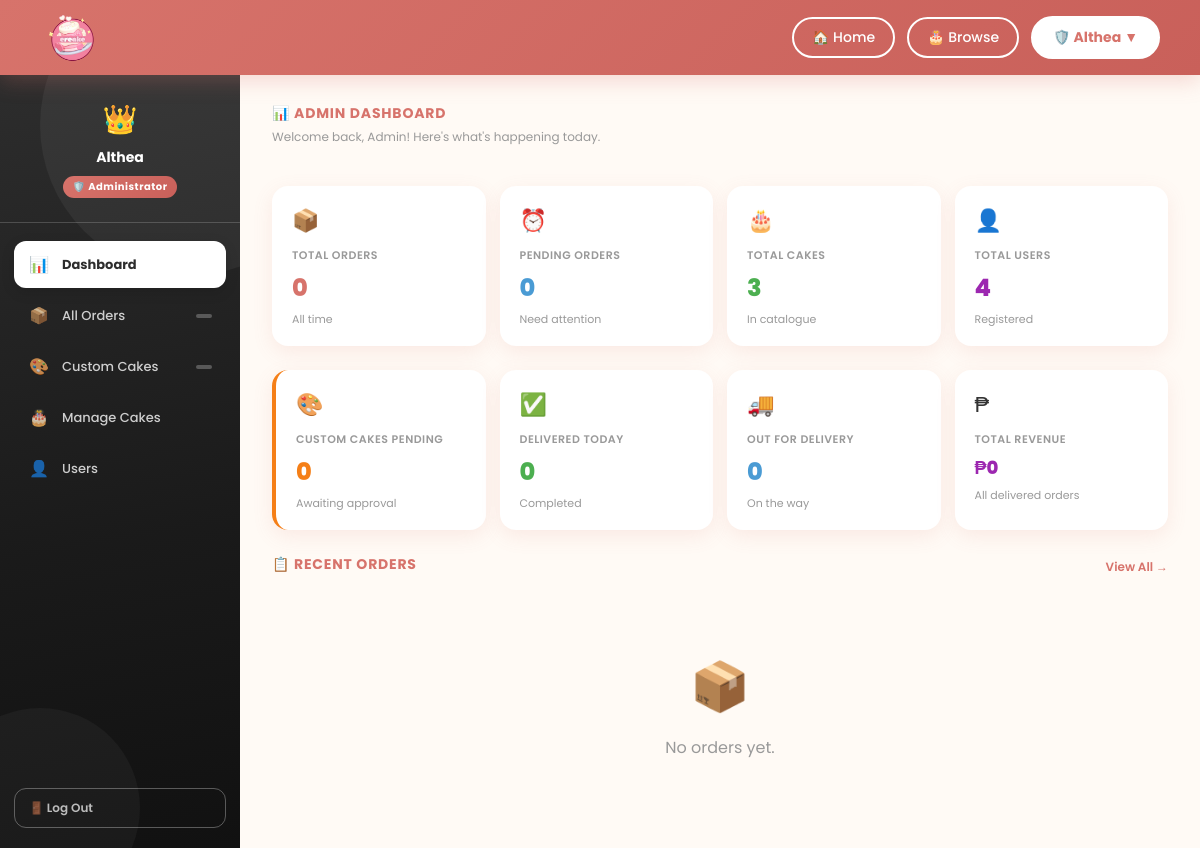
The page /admin-panel/ (signed in) on the database as committed earlier.
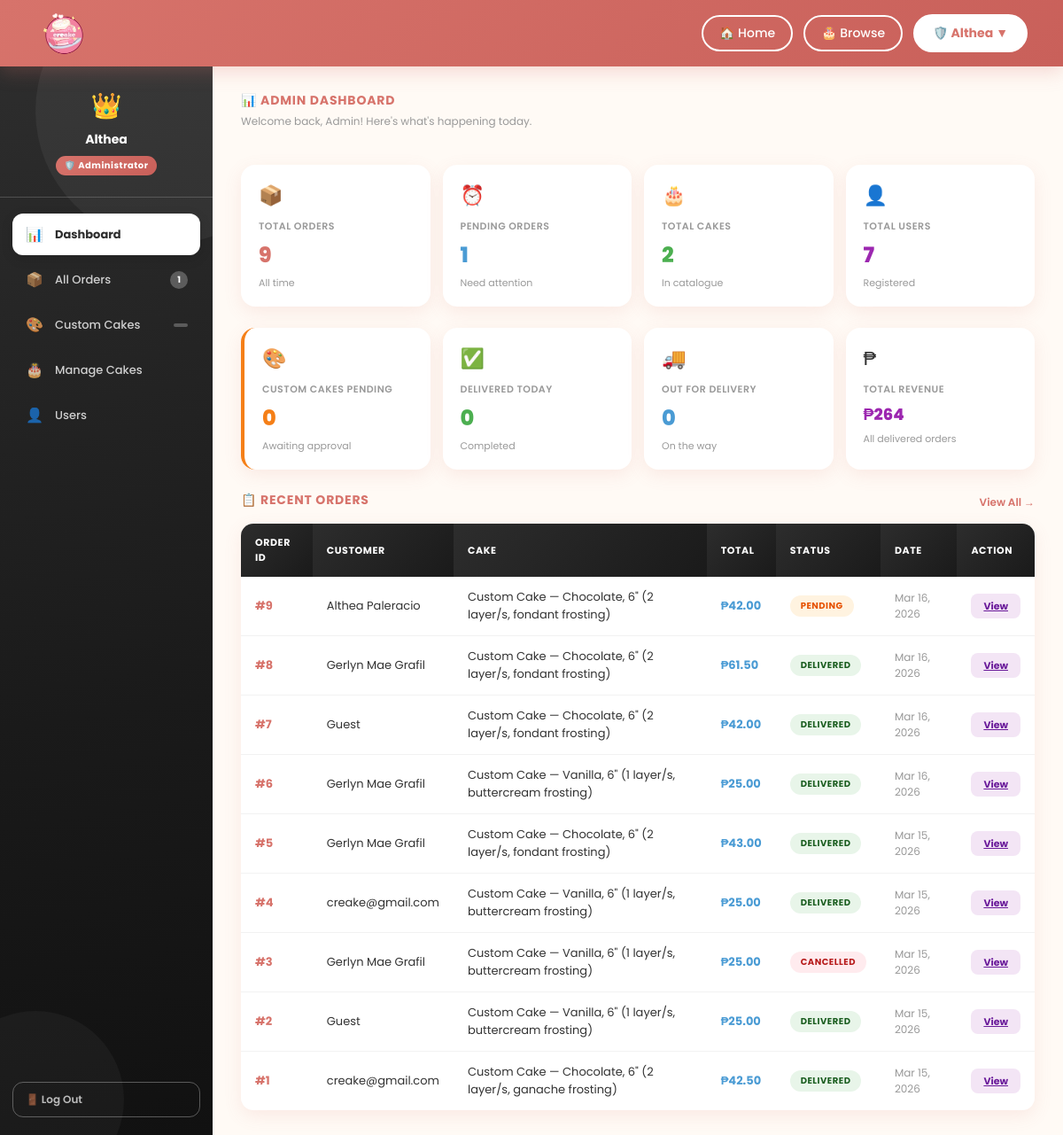
The same page on the database as committed later.
### creake/models.py (models this page shows, shortened)
class Order(models.Model):
    STATUS_CHOICES = [
        ('pending', 'Pending'),
        ('paid', 'Paid'),
        ('baking', 'Baking'),
        ('out_for_delivery', 'Out for Delivery'),
        ('delivered', 'Delivered'),
        ('cancelled', 'Cancelled'),
    ]
    CUSTOM_STATUS_CHOICES = [
        ('none', 'Not a Custom Cake'),
        ('pending', 'Pending Approval'),
        ('approved', 'Approved'),
        ('rejected', 'Rejected'),
    ]
    user       = models.ForeignKey(User, on_delete=models.CASCADE, null=True, blank=True)
    cake_name  = models.CharField(max_length=100, default='')
    quantity   = models.IntegerField(default=1)
    total      = models.DecimalField(max_digits=8, decimal_places=2, default=0)
    address    = models.TextField(default='')
    city       = models.CharField(max_length=100, default='')
    zip_code   = models.CharField(max_length=20, default='')
    status     = models.CharField(max_length=50, default='pending', choices=STATUS_CHOICES)
    phone      = models.CharField(max_length=20)
    is_custom_cake  = models.BooleanField(default=False)
    custom_status   = models.CharField(max_length=20, choices=CUSTOM_STATUS_CHOICES, default='none')
    created_at        = models.DateTimeField(auto_now_add=True)
    paid_at           = models.DateTimeField(null=True, blank=True)
    baking_at         = models.DateTimeField(null=True, blank=True)
    delivered_at      = models.DateTimeField(null=True, blank=True)
    rider_name        = models.CharField(max_length=100, blank=True, null=True)
    estimated_arrival = models.CharField(max_length=100, blank=True, null=True)
    step              = models.IntegerField(default=0)
    special_instructions = models.TextField(blank=True, null=True)
    class Meta:
        ordering = ['-created_at']
    def get_status_display(self):
        return dict(self.STATUS_CHOICES).get(self.status, 'Unknown')

### creake/views.py (the view)
# urls.py: path('admin-panel/', views.admin_dashboard, name='admin_dashboard'),
@login_required
@user_passes_test(is_admin, login_url='creake:index')
def admin_dashboard(request):
    today = date.today()
    total_orders = Order.objects.count()
    pending_orders = Order.objects.filter(status='pending').count()
    total_cakes = Cake.objects.count()
    total_users = User.objects.filter(is_staff=False).count()
    pending_custom = Order.objects.filter(is_custom_cake=True, custom_status='pending').count()
    delivered_today = Order.objects.filter(status='delivered', delivered_at__date=today).count()
    out_for_delivery = Order.objects.filter(status='out_for_delivery').count()
    total_revenue = Order.objects.filter(status='delivered').aggregate(total=Sum('total'))['total'] or 0
    recent_orders = Order.objects.select_related('user').order_by('-created_at')[:10]
    pending_custom_list = Order.objects.filter(
        is_custom_cake=True, custom_status='pending'
    ).select_related('user').order_by('-created_at')[:5]
    context = {
        'total_orders': total_orders, 'pending_orders': pending_orders,
        'total_cakes': total_cakes, 'total_users': total_users,
        'pending_custom': pending_custom, 'delivered_today': delivered_today,
        'out_for_delivery': out_for_delivery, 'total_revenue': total_revenue,
        'recent_orders': recent_orders, 'pending_custom_list': pending_custom_list,
        'pending_orders_count': pending_orders, 'pending_custom_count': pending_custom,
    }
    return render(request, 'creake/admin_dashboard.html', context)

### creake/views.py (called while the page is built)
def is_admin(user):
    return user.is_authenticated and user.is_staff

### creake/templates/creake/admin_dashboard.html (shortened to what this page needs)
{% extends 'creake/base_admin.html' %}
{% block nav_dashboard %}active{% endblock %}
{% block content %}
<div>
  <div class="section-title">&#128202; Admin Dashboard</div>
  <div class="section-sub">Welcome back, {{ request.user.first_name|default:"Admin" }}! Here's what's happening today.</div>
</div>
<div class="stats-row">
  <div class="stat-card">
    <div class="stat-icon">&#128230;</div>
    <div class="stat-label">Total Orders</div>
    <div class="stat-value">{{ total_orders }}</div>
    <div class="stat-sub">All time</div>
  </div>
  <div class="stat-card blue">
    <div class="stat-icon">&#9200;</div>
    <div class="stat-label">Pending Orders</div>
    <div class="stat-value">{{ pending_orders }}</div>
    <div class="stat-sub">Need attention</div>
  </div>
  <div class="stat-card green">
    <div class="stat-icon">&#127874;</div>
    <div class="stat-label">Total Cakes</div>
    <div class="stat-value">{{ total_cakes }}</div>
    <div class="stat-sub">In catalogue</div>
  </div>
  <div class="stat-card purple">
    <div class="stat-icon">&#128100;</div>
    <div class="stat-label">Total Users</div>
    <div class="stat-value">{{ total_users }}</div>
    <div class="stat-sub">Registered</div>
  </div>
</div>
<div class="stats-row" style="margin-top:0;">
  <div class="stat-card" style="border-left: 4px solid #f57f17;">
    <div class="stat-icon">&#127912;</div>
    <div class="stat-label">Custom Cakes Pending</div>
    <div class="stat-value" style="color:#f57f17;">{{ pending_custom }}</div>
    <div class="stat-sub">Awaiting approval</div>
  </div>
  <div class="stat-card green">
    <div class="stat-icon">&#9989;</div>
    <div class="stat-label">Delivered Today</div>
    <div class="stat-value">{{ delivered_today }}</div>
    <div class="stat-sub">Completed</div>
  </div>
  <div class="stat-card blue">
    <div class="stat-icon">&#128666;</div>
    <div class="stat-label">Out for Delivery</div>
    <div class="stat-value">{{ out_for_delivery }}</div>
    <div class="stat-sub">On the way</div>
  </div>
  <div class="stat-card purple">
    <div class="stat-icon">&#8369;</div>
    <div class="stat-label">Total Revenue</div>
    <div class="stat-value" style="font-size:18px;">&#8369;{{ total_revenue }}</div>
    <div class="stat-sub">All delivered orders</div>
  </div>
</div>
<div>
  <div style="display:flex;justify-content:space-between;align-items:center;margin-bottom:12px;">
    <div class="section-title">&#128203; Recent Orders</div>
    <a href="{% url 'creake:admin_orders' %}" style="font-size:12px;color:var(--coral);font-weight:600;text-decoration:none;">View All →</a>
  </div>
  {% if recent_orders %}
  <table class="admin-table">
    <thead>
      <tr>
        <th>Order ID</th>
        <th>Customer</th>
        <th>Cake</th>
        <th>Total</th>
        <th>Status</th>
        <th>Date</th>
        <th>Action</th>
      </tr>
    </thead>
    <tbody>
      {% for order in recent_orders %}
      <tr>
        <td><strong style="color:var(--coral);">#{{ order.id }}</strong></td>
        <td>
          {% if order.user %}
            {% if order.user.get_full_name %}
              {{ order.user.get_full_name }}
            {% else %}
              {{ order.user.username }}
            {% endif %}
          {% else %}
            Guest
          {% endif %}
        </td>
        <td>{{ order.cake_name }}</td>
        <td><strong style="color:var(--blue-dark);">&#8369;{{ order.total }}</strong></td>
        <td>
          <span class="badge
            {% if order.status == 'pending' %}badge-pending
            {% elif order.status == 'paid' %}badge-paid
            {% elif order.status == 'baking' %}badge-baking
            {% elif order.status == 'out_for_delivery' %}badge-delivery
            {% elif order.status == 'delivered' %}badge-delivered
            {% elif order.status == 'cancelled' %}badge-cancelled
            {% endif %}">
            {{ order.get_status_display }}
          </span>
        </td>
        <td style="color:var(--text-muted);font-size:12px;">{{ order.created_at|date:"M d, Y" }}</td>
        <td>
          <a href="{% url 'creake:admin_order_detail' order.id %}" class="btn-action btn-view">View</a>
        </td>
      </tr>
      {% endfor %}
    </tbody>
  </table>
  {% else %}
  <div class="admin-empty">
    <div class="empty-icon">&#128230;</div>
    <p>No orders yet.</p>
  </div>
  {% endif %}
</div>
{% endblock %}

### creake/templates/creake/base_admin.html (shortened to what this page needs)
{% load static %}
<!DOCTYPE html>
<html lang="en">
<head>
<link rel="stylesheet" href="{% static 'creake/css/dashboard.css' %}">
</head>
<body>
<header class="site-header">
  <div class="header-logo">
    <a href="{% url 'creake:index' %}">
      <img src="{% static 'creake/images/creaked.png' %}" alt="CREAKE">
    </a>
  </div>
  <nav class="header-nav">
    <a href="{% url 'creake:index' %}">&#127968; Home</a>
    <a href="{% url 'creake:index' %}#main-content">&#127874; Browse</a>
    <div class="user-dropdown-wrap">
      <button class="user-nav-btn" onclick="toggleDropdown()">
        &#128737;&#65039; {{ request.user.first_name|default:request.user.username }} &#9660;
      </button>
    </div>
  </nav>
</header>
<div class="db-page">
  <aside class="db-side">
    <div class="side-avatar">
      <div class="admin-crown">&#128081;</div>
      <h3>{{ request.user.get_full_name|default:request.user.username }}</h3>
      <div class="side-badge">&#128737;&#65039; Administrator</div>
    </div>
    <nav class="side-nav">
      <a class="nav-item {% block nav_dashboard %}{% endblock %}" href="{% url 'creake:admin_dashboard' %}">
        <span class="nav-icon">&#128202;</span> Dashboard
      </a>
      <a class="nav-item {% block nav_orders %}{% endblock %}" href="{% url 'creake:admin_orders' %}">
        <span class="nav-icon">&#128230;</span> All Orders
        <span class="nav-badge">{{ pending_orders_count|default:"" }}</span>
      </a>
      <a class="nav-item {% block nav_custom_cakes %}{% endblock %}" href="{% url 'creake:admin_custom_cakes' %}">
        <span class="nav-icon">&#127912;</span> Custom Cakes
        <span class="nav-badge">{{ pending_custom_count|default:"" }}</span>
      </a>
      <a class="nav-item {% block nav_cakes %}{% endblock %}" href="{% url 'creake:admin_cakes' %}">
        <span class="nav-icon">&#127874;</span> Manage Cakes
      </a>
      <a class="nav-item {% block nav_users %}{% endblock %}" href="{% url 'creake:admin_users' %}">
        <span class="nav-icon">&#128100;</span> Users
      </a>
    </nav>
    <div class="side-bottom">
      <form method="post" action="{% url 'creake:logout' %}" style="margin:0;">
        <button type="submit" class="side-logout">&#128682; Log Out</button>
      </form>
    </div>
  </aside>
  <main class="db-main">
    <div class="db-body">
      {% block content %}{% endblock %}
    </div>
  </main>
</div>
</body>
</html>

### creake/templates/creake/base_admin.html (style rules this page uses)
.db-side { background: linear-gradient(170deg, #2d2d2d 0%, #1a1a1a 60%, #111 100%) !important; }
.nav-item.active { background: white; color: #2d2d2d !important; }
.side-badge { background: linear-gradient(135deg, #d7736b, #c9605a) !important; }
.admin-crown { font-size: 28px; margin-bottom: 6px; }
.admin-table { width: 100%; border-collapse: collapse; background: white; border-radius: 14px; overflow: hidden; box-shadow: var(--shadow); }
.admin-table th { background: linear-gradient(135deg, #2d2d2d, #1a1a1a); color: white; padding: 13px 16px; font-size: 11px; font-weight: 700; text-transform: uppercase; letter-spacing: 0.6px; text-align: left; }
.admin-table td { padding: 13px 16px; font-size: 13px; border-bottom: 1px solid rgba(0,0,0,0.05); vertical-align: middle; }
.admin-table tr:last-child td { border-bottom: none; }
.badge { display: inline-block; padding: 4px 12px; border-radius: 20px; font-size: 10px; font-weight: 700; text-transform: uppercase; letter-spacing: 0.5px; }
.badge-pending { background: #fff3e0; color: #e65100; }
.badge-delivered { background: #e8f5e9; color: #1b5e20; }
.badge-cancelled { background: #ffebee; color: #b71c1c; }
.btn-action { padding: 6px 14px; border-radius: 8px; font-size: 11px; font-weight: 700; cursor: pointer; border: none; font-family: 'Poppins', sans-serif; transition: all 0.2s; }
.btn-view { background: #f3e5f5; color: #6a1b9a; }

Rows that differ between the two databases and show on the page:
added Order: id "9", user.get_full_name "Althea Paleracio", cake_name "Custom Cake — Chocolate, 6\" (2 layer/s, fondant frosting)", total "42.00", status "PENDING", created_at "Mar 16, 2026"
added Order: id "8", user.get_full_name "Gerlyn Mae Grafil", cake_name "Custom Cake — Chocolate, 6\" (2 layer/s, fondant frosting)", total "61.50", status "DELIVERED", created_at "Mar 16, 2026"
added Order: id "7", shows "Guest", cake_name "Custom Cake — Chocolate, 6\" (2 layer/s, fondant frosting)", total "42.00", status "DELIVERED", created_at "Mar 16, 2026"
added Order: id "6", user.get_full_name "Gerlyn Mae Grafil", cake_name "Custom Cake — Vanilla, 6\" (1 layer/s, buttercream frosting)", total "25.00", status "DELIVERED", created_at "Mar 16, 2026"
added Order: id "5", user.get_full_name "Gerlyn Mae Grafil", cake_name "Custom Cake — Chocolate, 6\" (2 layer/s, fondant frosting)", total "43.00", status "DELIVERED", created_at "Mar 15, 2026"
added Order: id "4", user.username "creake@gmail.com", cake_name "Custom Cake — Vanilla, 6\" (1 layer/s, buttercream frosting)", total "25.00", status "DELIVERED", created_at "Mar 15, 2026"
added Order: id "3", user.get_full_name "Gerlyn Mae Grafil", cake_name "Custom Cake — Vanilla, 6\" (1 layer/s, buttercream frosting)", total "25.00", status "CANCELLED", created_at "Mar 15, 2026"
added Order: id "2", shows "Guest", cake_name "Custom Cake — Vanilla, 6\" (1 layer/s, buttercream frosting)", total "25.00", status "DELIVERED", created_at "Mar 15, 2026"
added Order: id "1", user.username "creake@gmail.com", cake_name "Custom Cake — Chocolate, 6\" (2 layer/s, ganache frosting)", total "42.50", status "DELIVERED", created_at "Mar 15, 2026"
Other text that changed with them:
{{ pending_orders_count|default:"" }}: (not shown) → "1"
{{ total_orders }}: "0" → "9"
{{ pending_orders }}: "0" → "1"
{{ total_cakes }}: "3" → "2"
{{ total_users }}: "4" → "7"
{{ total_revenue }}: "0" → "264"
text no longer shown: "📦 No orders yet."
text now shown: "ORDER ID CUSTOMER CAKE TOTAL STATUS DATE ACTION"
